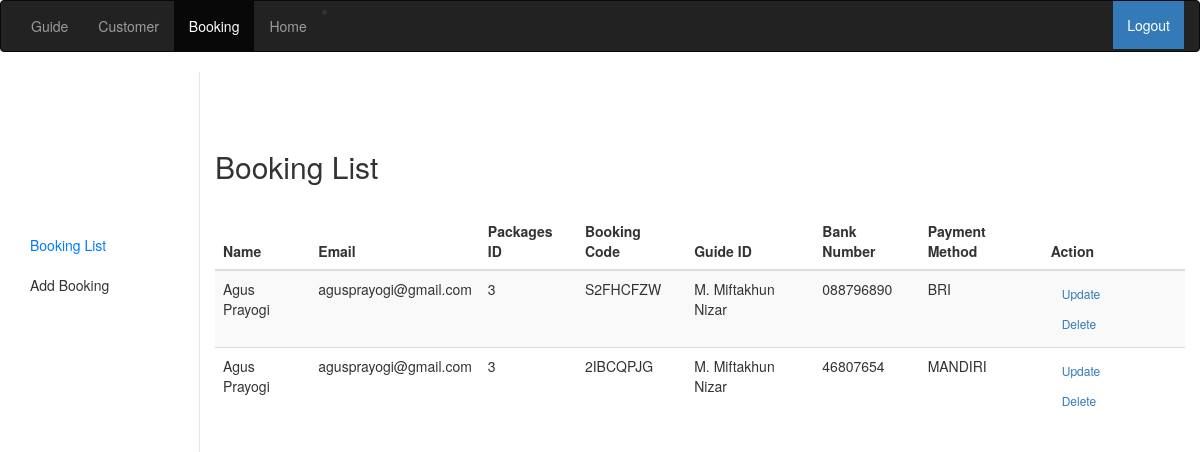
The page /admin-order.php on the database its author committed.
### tables this page shows
CREATE TABLE `user` (
  `name` varchar(100) NOT NULL,
  `username` varchar(100) NOT NULL,
  `no_telp` varchar(20) NOT NULL,
  `jns_kelamin` varchar(10) NOT NULL,
  `email` varchar(100) NOT NULL,
  `address` varchar(100) NOT NULL,
  `password` varchar(100) NOT NULL,
  `id_user` int(10) NOT NULL,
  `role` enum('user','admin') NOT NULL
);

CREATE TABLE `booking` (
  `id_booking` int(11) NOT NULL,
  `id_user_fk` int(11) NOT NULL,
  `email` varchar(100) NOT NULL,
  `id_paket_fk` int(11) NOT NULL,
  `kode_booking` varchar(50) NOT NULL,
  `id_guide_fk` int(11) NOT NULL,
  `no_rekening` varchar(50) NOT NULL,
  `metode_bayar` varchar(50) NOT NULL
);

CREATE TABLE `guide` (
  `id_guide` int(11) NOT NULL,
  `kode_guide` varchar(10) NOT NULL,
  `nama_guide` varchar(100) NOT NULL,
  `jns_kelamin_guide` varchar(10) NOT NULL,
  `no_telp_guide` varchar(20) NOT NULL,
  `address_guide` varchar(100) NOT NULL,
  `umur_guide` varchar(3) NOT NULL
);

### admin-order.php (the view, shortened to what this page needs)
<?php
  include ('conn.php');
?>
<!DOCTYPE html>
<html>
  <head>
    <link href="assets/css/dashboard.css" rel="stylesheet">
    <link rel="stylesheet" href="https://maxcdn.bootstrapcdn.com/bootstrap/3.3.7/css/bootstrap.min.css">
  </head>
  <body>
  <nav class="navbar navbar-inverse">
  <div class="container-fluid">
    <ul class="nav navbar-nav">
      <li><a href="admin-guide.php">Guide</a></li>
      <li><a href="admin-pelanggan.php">Customer</a></li>
      <li class="active"><a href="admin-order.php">Booking</a></li>
      <li><a href="index-admin.php">Home</a></li>
    </ul>
    <li><a style="float:right; display:block; padding:14px; background:#337ab7; color:white" href="logout.php">Logout</a></li>
  </div>
</nav>
    <div class="container-fluid">
      <div class="row">
        <nav class="col-md-2 d-none d-md-block bg-light sidebar">
          <div class="sidebar-sticky">
            <ul class="nav flex-column" style="margin-top:100px;">
               <li class="nav-item">
                <a class="nav-link active" href="<?php echo "admin-order.php"; ?>">Booking List</a>
              </li>
              <li class="nav-item">
                <a class="nav-link" href="<?php echo "admin-add-order.php"; ?>">Add Booking</a>
              </li>
            </ul>
          </div>
        </nav>
        <main role="main" class="col-md-9 ml-sm-auto col-lg-10 px-4">
          <h2 style="margin: 30px 0 30px 0;">Booking List</h2>
          <div class="table-responsive">
            <table class="table table-striped table-sm">
              <thead>
                <tr>
                  <th>Name</th>
                  <th>Email</th>
                  <th>Packages ID</th>
                  <th>Booking Code</th>
                  <th>Guide ID</th>
                  <th>Bank Number</th>
                  <th>Payment Method</th>
                  <th>Action</th>
                </tr>
              </thead>
              <tbody>
                <?php
                  $query = "SELECT * FROM booking";
                  $result = $conn->query($query);
                 ?>
                 <?php while($data = $result->fetch(PDO::FETCH_ASSOC) ): ?>
                  <tr>
                  <?php
                    $id = $data['id_user_fk'];
                    $sql = "SELECT * FROM user WHERE id_user='$id'";
                    $hasil = $conn->query($sql);
                    while($user = $hasil->fetch(PDO::FETCH_ASSOC) ){
                      echo '<td>'.$user['name'].'</td>';
                   }
                  ?>
                    <td><?php echo $data['email'];  ?></td>
                    <td><?php echo $data['id_paket_fk'];  ?></td>
                    <td><?php echo $data['kode_booking'];  ?></td>
                    <?php
                    $id = $data['id_guide_fk'];
                    $sql = "SELECT * FROM guide WHERE id_guide='$id'";
                    $hasil = $conn->query($sql);
                    while($user = $hasil->fetch(PDO::FETCH_ASSOC) ){
                      echo '<td>'.$user['nama_guide'].'</td>';
                   }
                  ?>
                    <td><?php echo $data['no_rekening'];  ?></td>
                    <td><?php echo $data['metode_bayar'];  ?></td>
                    <td>
                      <a href="<?php echo "admin-update-order.php?id_booking=".$data['id_booking']; ?>" class="btn btn-outline-warning btn-sm"> Update</a>
                      <a href="<?php echo "admin-delete-order.php?id_booking=".$data['id_booking']; ?>" class="btn btn-outline-danger btn-sm"> Delete</a>
                    </td>
                  </tr>
                 <?php endwhile ?>
              </tbody>
            </table>
          </div>
        </main>
      </div>
    </div>
  </body>
</html>

### assets/css/dashboard.css (style rules this page uses)
body { font-size: .875rem; }
.sidebar { position: fixed; top: 0; bottom: 0; left: 0; z-index: 100; padding: 48px 0 0; box-shadow: inset -1px 0 0 rgba(0, 0, 0, .1); }
.sidebar-sticky { position: relative; top: 0; height: calc(100vh - 48px); padding-top: .5rem; overflow-x: hidden; overflow-y: auto; }
.sidebar .nav-link { font-weight: 500; color: #333; }
.sidebar .nav-link.active { color: #007bff; }
[role="main"] { padding-top: 48px; }

### rows shown on the page
booking: email "agusprayogi@gmail.com", id_paket_fk "3", kode_booking "S2FHCFZW", no_rekening "088796890", metode_bayar "BRI"
user: name "Agus Prayogi"
guide: nama_guide "M. Miftakhun Nizar"
booking: email "agusprayogi@gmail.com", id_paket_fk "3", kode_booking "2IBCQPJG", no_rekening "46807654", metode_bayar "MANDIRI"
